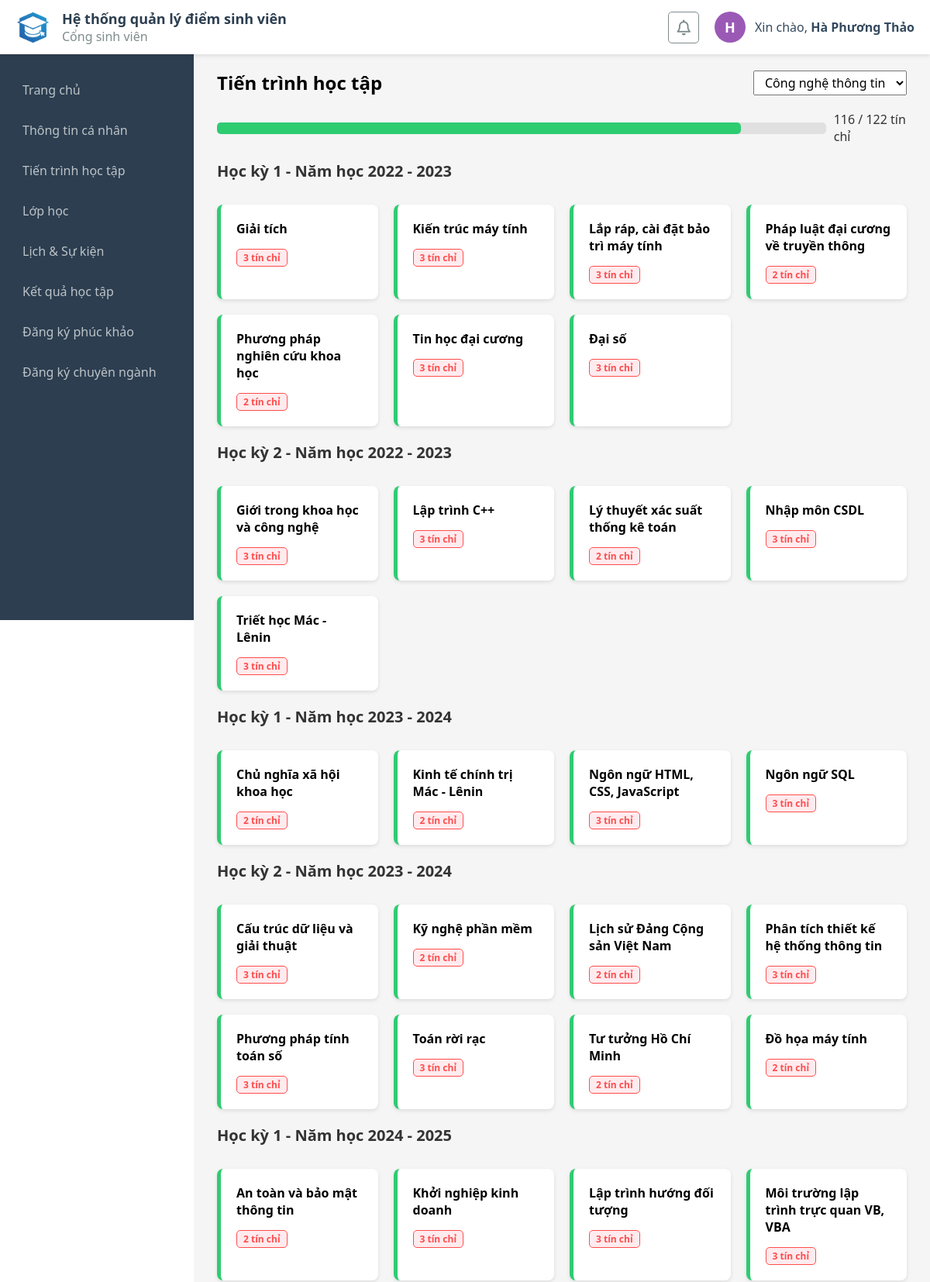
Page /student/progress.php (signed in, upper part) on the committed database.
### tables this page shows
CREATE TABLE `profile` (
  `id` int(4) NOT NULL,
  `account_id` int(4) NOT NULL,
  `avatar` varchar(255) DEFAULT NULL,
  `first_name` varchar(10) NOT NULL,
  `last_name` varchar(20) NOT NULL,
  `dob` date NOT NULL,
  `gender` enum('Nam','Nữ','Khác') NOT NULL,
  `email` varchar(30) DEFAULT NULL,
  `phone` varchar(10) DEFAULT NULL,
  `address` varchar(50) DEFAULT NULL,
  `year` varchar(10) DEFAULT NULL,
  `academic_year` varchar(15) DEFAULT NULL,
  `faculty_id` int(11) DEFAULT NULL,
  `major_id` int(11) DEFAULT NULL
);

CREATE TABLE `faculties` (
  `id` int(11) NOT NULL,
  `faculty_code` int(7) NOT NULL,
  `faculty_name` varchar(50) NOT NULL,
  `date_start` date DEFAULT NULL,
  `date_end` date DEFAULT NULL
);

CREATE TABLE `curriculum` (
  `id` int(11) NOT NULL,
  `major_id` int(11) DEFAULT NULL,
  `years` int(11) DEFAULT NULL,
  `e_credits` int(11) DEFAULT NULL,
  `total_credits` int(11) DEFAULT NULL
);

CREATE TABLE `subjects` (
  `id` int(11) NOT NULL,
  `major_id` int(11) DEFAULT NULL,
  `subject_code` varchar(6) NOT NULL,
  `subject_name` varchar(255) NOT NULL,
  `credit` int(1) NOT NULL,
  `description` text DEFAULT NULL,
  `semester` int(11) DEFAULT 1,
  `is_e` enum('0','1','2') NOT NULL DEFAULT '0',
  `total_sessions` int(11) DEFAULT 15
);

### student/config/cf_progress.php (called while the page is built, shortened)
<?php
require '../db_connection.php';
$account_id = $_SESSION['id'];
$subjects_by_semester = [];
$sql_info = "SELECT p.major_id, m.major_name, p.faculty_id, f.faculty_name, p.academic_year
             FROM profile p
             LEFT JOIN majors m ON p.major_id = m.id
             LEFT JOIN faculties f ON p.faculty_id = f.id
             WHERE p.account_id = ?";
$stmt_info = $conn->prepare($sql_info);
$stmt_info->bind_param("i", $account_id);
$stmt_info->execute();
$res_info = $stmt_info->get_result();
if ($row_info = $res_info->fetch_assoc()) {
    $major_id = $row_info['major_id'];
    $student_faculty = $row_info['faculty_name'] ?? "Chưa xác định";
    $raw_year = $row_info['academic_year'] ?? "2022";
    $entry_year = (int)substr($raw_year, 0, 4);
    if ($major_id) {
        $sql_curr = "SELECT total_credits FROM curriculum WHERE major_id = ? AND years = ?";
        $stmt_curr = $conn->prepare($sql_curr);
        $stmt_curr->bind_param("ii", $major_id, $entry_year);
        $stmt_curr->execute();
        $res_curr = $stmt_curr->get_result();
        if ($row_curr = $res_curr->fetch_assoc()) {
            $total_required = (int)$row_curr['total_credits'];
        }
        $sql_subs = "SELECT s.id, s.subject_name, s.subject_code, s.credit, s.semester, s.is_e,
                            res.score_process, res.score_midterm, res.score_final, res.score_retake,
                            -- Tự động xác định trạng thái dựa trên điểm số vừa nhập
                            CASE
                                WHEN (res.score_final IS NOT NULL OR res.score_retake IS NOT NULL) THEN
                                    CASE
                                        WHEN (res.score_process * 0.1 + res.score_midterm * 0.3 + GREATEST(IFNULL(res.score_final,0), IFNULL(res.score_retake,0)) * 0.6) >= 4.0
                                        THEN 'Hoàn thành'
                                        ELSE 'Học lại'
                                    END
                                -- Nếu chưa có điểm nhưng đã có trong class_members thì coi là đang học
                                WHEN res.class_id IS NOT NULL THEN 'Đang học'
                                ELSE 'Chưa học'
                            END AS status
                    FROM subjects s
                    LEFT JOIN (
                        /* Subquery lấy kết quả học tập và thông tin lớp của sinh viên này */
                        SELECT r.score_process, r.score_midterm, r.score_final, r.score_retake, c.subject_id, c.id as class_id
                        FROM class_results r
                        JOIN classes c ON r.class_id = c.id
                        WHERE r.account_id = ?
                    ) res ON s.id = res.subject_id
                    WHERE (s.major_id = ? OR s.major_id = 0)
                    ORDER BY s.semester ASC, s.subject_name ASC";
        $stmt_subs = $conn->prepare($sql_subs);
        $stmt_subs->bind_param("ii", $account_id, $major_id);
        $stmt_subs->execute();
        $result_subs = $stmt_subs->get_result();
        while ($row = $result_subs->fetch_assoc()) {
            $subjects_by_semester[$row['semester']][] = $row;
        }
    }
}
$all_count = 0;
$done_count = 0;
$total_earned = 0;
foreach ($subjects_by_semester as $list) {
    foreach ($list as $s) {
        if ($s['status'] == 'Hoàn thành') {
            $total_earned += (int)$s['credit'];
        }
    }
}

### student/progress.php (the view, shortened to what this page needs)
<?php
require_once 'config/cf_progress.php';
$percent = ($all_count > 0) ? round(($done_count / $all_count) * 100) : 0;
?>
<!DOCTYPE html>
<html lang="en">
<head>
    <link rel="stylesheet" href="../css/progress.css">
</head>
<body>
    <?php include 'header.php'; ?>
    <main class="main-container">
        <div class="progress-title">
            <h2>Tiến trình học tập</h2>
            <div class="filter-group">
                <select id="faculty-select">
                    <option value=""><?php echo htmlspecialchars($student_faculty); ?></option>
                </select>
            </div>
        </div>
        <div class="progress-bar">
            <div class="progress-bar-bg">
                <div class="progress-bar-fill" style="width: <?php echo $percent; ?>%;"></div>
            </div>
            <span class="progress-percentage">
                <?php echo "$total_earned / $total_required"; ?> tín chỉ
            </span>
        </div>
        <section class="progress-content">
            <?php if (empty($subjects_by_semester) && $total_required == 0): ?>
                <p class="no-data">Chưa có dữ liệu môn học.</p>
            <?php else: ?>
                <?php
                for ($i = 1; $i <= 8; $i++):
                    $k = ceil($i / 2);
                    $year_start = $entry_year + ($k - 1);
                    $year_end = $year_start + 1;
                    $sem_in_year = ($i % 2 != 0) ? 1 : 2;
                    $list = $subjects_by_semester[$i] ?? [];
                    $mandatory = array_filter($list, function($s) { return ($s['is_e'] ?? 0) == 0; });
                ?>
                    <article class="semester-section">
                        <h3 class="semester-title">
                            Học kỳ <?= $sem_in_year ?> - Năm học <?= $year_start ?> - <?= $year_end ?>
                        </h3>
                        <?php if (empty($list)): ?>
                            <div class="subject-grid">
                                <p class="empty-sem-msg" style="grid-column: 1/-1; color: #888; font-style: italic; font-size: 0.9rem;">
                                    Chưa có môn học phân bổ cho kỳ này.
                                </p>
                            </div>
                        <?php else: ?>
                            <div class="subject-grid">
                                <?php foreach ($mandatory as $sub):
                                    $status_class = match($sub['status']) {
                                        'Hoàn thành' => 'done',
                                        'Đang học'   => 'started',
                                        'Chưa qua'   => 'not-passed',
                                        default      => 'waiting'
                                    };
                                ?>
                                    <div class="subject-card <?= $status_class ?>"
                                        onclick='showPopup(<?= json_encode($sub, JSON_HEX_APOS) ?>)'>
                                        <div class="card-body">
                                            <h4><?= htmlspecialchars($sub['subject_name']) ?></h4>
                                            <span class="credit-label"><?php echo $sub['credit']; ?> tín chỉ</span>
                                        </div>
                                    </div>
                                <?php endforeach; ?>
                            </div>
                        <?php endif; ?>
                    </article>
                <?php endfor; ?>
            <?php endif; ?>
        </section>
    </main>
    </body>
</html>

### student/header.php (shortened to what this page needs)
<?php
require '../db_connection.php';
$user_id  = $_SESSION['id'] ?? 0;
$username = $_SESSION['username'] ?? 'user';
$full_name = "Chưa cập nhật";
$avatar_from_db = "";
if ($user_id > 0) {
    $sql = "SELECT p.first_name, p.last_name, p.avatar
            FROM account a
            LEFT JOIN profile p ON a.id = p.account_id
            WHERE a.id = ?";
    $stmt = $conn->prepare($sql);
    $stmt->bind_param("i", $user_id);
    $stmt->execute();
    $result = $stmt->get_result();
    if ($row = $result->fetch_assoc()) {
        $fname = trim($row['first_name'] ?? '');
        $lname = trim($row['last_name'] ?? '');
        if ($fname !== '' || $lname !== '') {
            $full_name = trim($lname . ' ' . $fname);
        }
    }
}
$first_letter = mb_strtoupper(mb_substr($full_name !== "Chưa cập nhật" ? $full_name : $username, 0, 1, 'UTF-8'), 'UTF-8');
$palette = ['#1abc9c', '#2ecc71', '#3498db', '#9b59b6', '#f1c40f', '#e67e22', '#e74c3c', '#34495e'];
$color_index = $user_id % count($palette);
$bg_color = $palette[$color_index];
?>
<!DOCTYPE html>
<html lang="en">
<head>
    <link rel="stylesheet" href="https://cdnjs.cloudflare.com/ajax/libs/font-awesome/6.5.2/css/all.min.css" />
    <link rel="stylesheet" href="../css/header.css">
</head>
<body>
    <div class="header">
        <div class="left-container">
            <img src="../images/logo.png" alt="" class="logo">
            <div class="content">
                <h1>Hệ thống quản lý điểm sinh viên</h1>
                <p>Cổng sinh viên</p>
            </div>
        </div>
        <div class="right-container">
            <div class="notification">
                <button class="noti-btn"><i class="fa-regular fa-bell"></i></button>
            </div>
            <div class="user-profile">
                <div class="avatar-circle" style="background-color: <?php echo $bg_color; ?>;">
                    <?php if (!empty($avatar_from_db) && file_exists($avatar_from_db)): ?>
                        <img src="<?php echo $avatar_from_db; ?>" alt="User Avatar">
                    <?php else: ?>
                        <span><?php echo $first_letter; ?></span>
                    <?php endif; ?>
                </div>
                <p class="greeting-text">
                    Xin chào, <strong><?php echo htmlspecialchars($full_name); ?></strong>
                </p>
            </div>
        </div>
    </div>
    <div class="sidebar">
        <ul>
            <li><a href="../student/home.php">Trang chủ</a></li>
            <li><a href="../student/profile.php">Thông tin cá nhân</a></li>
            <li><a href="../student/progress.php">Tiến trình học tập</a></li>
            <li><a href="../student/class.php">Lớp học</a></li>
            <li><a href="../student/calendar.php">Lịch & Sự kiện</a></li>
            <li><a href="../student/scores.php">Kết quả học tập</a></li>
            <li><a href="../student/grade_request.php">Đăng ký phúc khảo</a></li>
            <li><a href="../student/major_request.php">Đăng ký chuyên ngành</a></li>
        </ul>
    </div>
</body>
</html>

### css/progress.css (style rules this page uses)
* { margin: 0; padding: 0; box-sizing: border-box; font-family: 'Segoe UI', Tahoma, Geneva, Verdana, sans-serif; }
.main-container { width: calc(100% - 250px); margin-left: 250px; min-height: 100vh; background-color: #f5f5f5; padding: 70px 30px 30px 30px; }
.progress-title { display: flex; justify-content: space-between; align-items: center; margin-bottom: 20px; margin-top: 20px; }
#faculty-select { padding: 3px 10px; font-size: 16px; }
.progress-bar { margin-top: 10px; display: flex; flex-direction: row; align-items: center; justify-content: space-between; }
.progress-bar-bg { width: 100%; height: 15px; background: #e0e0e0; border-radius: 5px; }
.progress-bar-fill { height: 100%; background: #2ecc71; border-radius: 5px; transition: width 0.5s ease-in-out; animation: fillProgress 1.5s ease-out forwards; }
.progress-percentage { width: 12%; margin-left: 10px; font-size: 16px; color: #333333; }
.subject-grid { display: grid; grid-template-columns: repeat(auto-fill, minmax(200px, 1fr)); gap: 20px; margin-top: 30px; }
.subject-card { background: #ffffff; padding: 20px; border-radius: 8px; border-left: 5px solid #cccccc; cursor: pointer; box-shadow: 0 2px 5px rgba(0,0,0,0.1); transition: all 0.3s ease; }
.subject-card.done { border-left-color: #2ecc71; }
.semester-title { font-size: 20px; color: #333333; margin-top: 20px; }
.credit-label { display: inline-block; padding: 2px 8px; border: 1px solid #ff4d4d; background-color: #ffebee; color: #ff4d4d; border-radius: 5px; font-size: 12px; font-weight: bold; margin-top: 15px; }

### css/header.css (style rules this page uses)
.header { height: 70px; background-color: #ffffff; display: flex; justify-content: space-between; align-items: center; padding: 0 20px; box-shadow: 0 2px 5px rgba(0,0,0,0.1); position: fixed; top: 0; width: 100%; z-index: 1000; }
.left-container { display: flex; align-items: center; gap: 15px; }
.left-container .logo { width: 45px; height: 45px; }
.left-container h1 { font-size: 18px; color: #2c3e50; }
.left-container p { font-size: 16px; color: #7f8c8d; }
.user-profile { display: flex; align-items: center; gap: 12px; }
.avatar-circle { width: 40px; height: 40px; border-radius: 50%; display: flex; justify-content: center; align-items: center; color: white; font-weight: bold; font-size: 18px; overflow: hidden; cursor: pointer; }
.greeting-text { font-size: 16px; color: #34495e; }
.right-container { display: flex; flex-direction: row; gap: 20px; }
.noti-btn { background: none; border: 1px solid #7f8c8d; border-radius: 5px; padding: 6px 10px; font-size: 20px; cursor: pointer; color: #7f8c8d; transition: color 0.3s; }
.sidebar { width: 250px; height: calc(100vh - 70px); background-color: #2c3e50; position: fixed; top: 70px; left: 0; padding-top: 20px; }
.sidebar ul { list-style: none; }
.sidebar ul li { padding: 0; }
.sidebar ul li a { display: block; color: #bdc3c7; padding: 15px 25px; text-decoration: none; transition: all 0.3s; font-size: 16px; border-left: 4px solid transparent; }

### rows in the picture
profile: first_letter "H", full_name "Hà Phương Thảo", faculty.faculty_name "Công nghệ thông tin", academic_year "2022", academic_year "2023", academic_year "2024", academic_year "2025"
curriculum: total_credits "122"
subjects: subject_name "Giải tích", credit "3"
subjects: subject_name "Kiến trúc máy tính", credit "3"
subjects: subject_name "Lắp ráp, cài đặt bảo trì máy tính", credit "3"
subjects: subject_name "Pháp luật đại cương về truyền thông", credit "2"
subjects: subject_name "Phương pháp nghiên cứu khoa học", credit "2"
subjects: subject_name "Tin học đại cương", credit "3"
subjects: subject_name "Đại số", credit "3"
subjects: subject_name "Giới trong khoa học và công nghệ", credit "3"
subjects: subject_name "Lập trình C++", credit "3"
subjects: subject_name "Lý thuyết xác suất thống kê toán", credit "2"
subjects: subject_name "Nhập môn CSDL", credit "3"
subjects: subject_name "Triết học Mác - Lênin", credit "3"
subjects: subject_name "Chủ nghĩa xã hội khoa học", credit "2"
subjects: subject_name "Kinh tế chính trị Mác - Lênin", credit "2"
subjects: subject_name "Ngôn ngữ HTML, CSS, JavaScript", credit "3"
subjects: subject_name "Ngôn ngữ SQL", credit "3"
subjects: subject_name "Cấu trúc dữ liệu và giải thuật", credit "3"
subjects: subject_name "Kỹ nghệ phần mềm", credit "2"
subjects: subject_name "Lịch sử Đảng Cộng sản Việt Nam", credit "2"
subjects: subject_name "Phân tích thiết kế hệ thống thông tin", credit "3"
subjects: subject_name "Phương pháp tính toán số", credit "3"
subjects: subject_name "Toán rời rạc", credit "3"
subjects: subject_name "Tư tưởng Hồ Chí Minh", credit "2"
subjects: subject_name "Đồ họa máy tính", credit "2"
subjects: subject_name "An toàn và bảo mật thông tin", credit "2"
subjects: subject_name "Khởi nghiệp kinh doanh", credit "3"
subjects: subject_name "Lập trình hướng đối tượng", credit "3"
subjects: subject_name "Môi trường lập trình trực quan VB, VBA", credit "3"

### other values in the picture
$total_earned "116"
$sem_in_year "1"
$sem_in_year "2"
